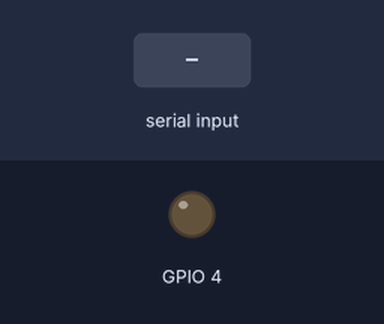
This sketch was run on a simulated ESP32. Parts: output pins drawn as LEDs (lit = HIGH). Inputs (shaded band) come from the test bench. The camera gives no picture; the modem accepts every AT command (registered, SIM ready, sends succeed) and sends nothing else; what the sketch prints to the serial monitor is not drawn.

Above: at 19.5 s.
19.6 s: "+HTTPACTION: 1,200" received over Serial
21.7 s: "ERROR" received over the second serial link
24.7 s: "+HTTPACTION: 1,200" received over the second serial link
26.7 s: "c" received over the second serial link
At 35.6 s:
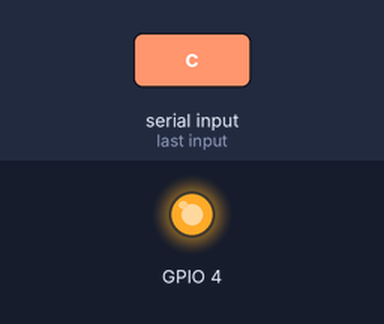
Timing chart, 0 to 36.7 s (numbered marks = the images above; inputs shaded):
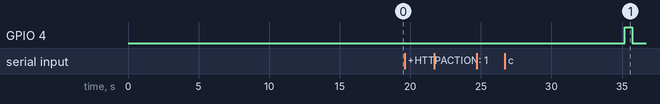

Measured:
- after the input at 19.6 s, every drawn part: stays the same
- after the input at 21.7 s, every drawn part: stays the same
- after the input at 24.7 s, every drawn part: stays the same

The sketch:

test_sim800l.ino
```cpp
#include "esp_camera.h"
#include <HardwareSerial.h>

// --- 1. ตั้งค่าพิน SIM800L ---
#define SIM800_RX_PIN 13
#define SIM800_TX_PIN 14

// --- 2. ตั้งค่า Server (⚠️ ต้องแก้ URL ให้ตรงกับจอดำบนคอมเสมอ!) ---
String serverUrl = "http://meter-test-02.loca.lt/api/upload";

// ตั้งค่า APN
String apn = "internet";

HardwareSerial sim800(1);

// --- 3. ตั้งค่ากล้อง ---
#define PWDN_GPIO_NUM     32
#define RESET_GPIO_NUM    -1
#define XCLK_GPIO_NUM      0
#define SIOD_GPIO_NUM     26
#define SIOC_GPIO_NUM     27
#define Y9_GPIO_NUM       35
#define Y8_GPIO_NUM       34
#define Y7_GPIO_NUM       39
#define Y6_GPIO_NUM       36
#define Y5_GPIO_NUM       21
#define Y4_GPIO_NUM       19
#define Y3_GPIO_NUM       18
#define Y2_GPIO_NUM        5
#define VSYNC_GPIO_NUM    25
#define HREF_GPIO_NUM     23
#define PCLK_GPIO_NUM     22

void setup() {
  Serial.begin(115200);

  // ตั้งค่าไฟแฟลช
  pinMode(4, OUTPUT);
  digitalWrite(4, LOW);

  sim800.begin(115200, SERIAL_8N1, SIM800_RX_PIN, SIM800_TX_PIN);
  delay(1000);

  Serial.println("-----------------------------------");
  Serial.println("Configuring SIM800L...");
  // บังคับความเร็ว 115200
  sim800.println("AT+IPR=115200");
  delay(500);
  sim800.end();
  delay(500);
  sim800.begin(115200, SERIAL_8N1, SIM800_RX_PIN, SIM800_TX_PIN);
  delay(1000);

  sim800.println("ATE0"); // ปิด Echo เพื่อลดขยะ

  // เริ่มต้นกล้อง
  camera_config_t config;
  config.ledc_channel = LEDC_CHANNEL_0;
  config.ledc_timer = LEDC_TIMER_0;
  config.pin_d0 = Y2_GPIO_NUM;
  config.pin_d1 = Y3_GPIO_NUM;
  config.pin_d2 = Y4_GPIO_NUM;
  config.pin_d3 = Y5_GPIO_NUM;
  config.pin_d4 = Y6_GPIO_NUM;
  config.pin_d5 = Y7_GPIO_NUM;
  config.pin_d6 = Y8_GPIO_NUM;
  config.pin_d7 = Y9_GPIO_NUM;
  config.pin_xclk = XCLK_GPIO_NUM;
  config.pin_pclk = PCLK_GPIO_NUM;
  config.pin_vsync = VSYNC_GPIO_NUM;
  config.pin_href = HREF_GPIO_NUM;
  config.pin_sscb_sda = SIOD_GPIO_NUM;
  config.pin_sscb_scl = SIOC_GPIO_NUM;
  config.pin_pwdn = PWDN_GPIO_NUM;
  config.pin_reset = RESET_GPIO_NUM;
  config.xclk_freq_hz = 20000000;
  config.pixel_format = PIXFORMAT_JPEG;

  if(psramFound()){
    // ✅ ใช้ QVGA (320x240) เพื่อให้ไฟล์เล็ก (3-5KB) ส่งผ่านแน่นอน
    config.frame_size = FRAMESIZE_QVGA;
    config.jpeg_quality = 12; // ปรับให้ชัดหน่อยเพราะภาพเล็ก
    config.fb_count = 1;
  } else {
    config.frame_size = FRAMESIZE_QVGA;
    config.jpeg_quality = 12;
    config.fb_count = 1;
  }

  esp_err_t err = esp_camera_init(&config);
  if (err != ESP_OK) {
    Serial.printf("Camera init failed with error 0x%x", err);
    return;
  }
  Serial.println("Camera Ready! 📷");

  // เชื่อมต่อเน็ตครั้งแรก
  initGPRS();
}

void loop() {
  // สั่งถ่ายด้วยการพิมพ์ 'c' ใน Serial Monitor (หรือเปลี่ยนเป็น Timer ก็ได้)
  // แต่แนะนำ Manual Trigger เพื่อทดสอบความเสถียร
  if (Serial.available()) {
    char cmd = Serial.read();
    if (cmd == 'c' || cmd == 'C') {
       Serial.println("\n--- Starting New Round ---");
       while(sim800.available()) sim800.read();

       // รีเซ็ตเน็ตทุกรอบ
       initGPRS();

       Serial.println("\n--- Taking Photo ---");

       // เปิดไฟแฟลช + ถ่ายทิ้ง 1 รูป (แก้ภาพมืด)
       digitalWrite(4, HIGH);
       delay(300);
       camera_fb_t * fb = esp_camera_fb_get();
       esp_camera_fb_return(fb);
       delay(100);

       // ถ่ายจริง
       fb = esp_camera_fb_get();
       digitalWrite(4, LOW);

       if(!fb) {
         Serial.println("Camera capture failed");
         return;
       }
       Serial.printf("Picture taken! Size: %d bytes\n", fb->len);
       sendImageToBackend(fb);
       esp_camera_fb_return(fb);
    }
  }
  delay(100);
}

// --- ฟังก์ชันส่งคำสั่ง AT ---
String sendAT(String command, const int timeout, boolean debug) {
  String response = "";
  sim800.println(command);
  long int time = millis();
  while ((time + timeout) > millis()) {
    while (sim800.available()) {
      char c = sim800.read();
      response += c;
    }
  }
  if (debug) { Serial.print(response); }
  return response;
}

// --- ฟังก์ชันเชื่อมต่อ GPRS (Deep Clean) ---
void initGPRS() {
  Serial.println("Initializing SIM800L...");
  sendAT("AT+CIPSHUT", 1000, true); // ตัดทุกอย่างทิ้งก่อน
  delay(1000);
  sendAT("AT", 1000, true);

  // เช็คซิมและสัญญาณ (แบบย่อ)
  sendAT("AT+CPIN?", 1000, true);
  sendAT("AT+CREG?", 1000, true);
  sendAT("AT+CSQ", 1000, true);

  Serial.println("Connecting to GPRS...");
  sendAT("AT+SAPBR=3,1,\"Contype\",\"GPRS\"", 1000, true);
  sendAT("AT+SAPBR=3,1,\"APN\",\"" + apn + "\"", 1000, true);

  for(int i=0; i<3; i++) {
    sendAT("AT+SAPBR=1,1", 5000, true);
    String ip = sendAT("AT+SAPBR=2,1", 2000, true);
    if(ip.indexOf("\"0.0.0.0\"") == -1 && ip.indexOf("ERROR") == -1) {
       Serial.println("✅ GPRS Online!");
       return;
    }
    sendAT("AT+SAPBR=0,1", 1000, true);
    delay(2000);
  }
}

// --- ฟังก์ชันส่งรูป ---
void sendImageToBackend(camera_fb_t * fb) {
  Serial.println("Starting Upload...");
  sendAT("AT+HTTPTERM", 1000, true);
  while(sim800.available()) sim800.read();

  sendAT("AT+SAPBR=2,1", 2000, true);
  sendAT("AT+HTTPINIT", 1000, true);
  sendAT("AT+HTTPPARA=\"CID\",1", 1000, true);
  sendAT("AT+HTTPPARA=\"URL\",\"" + serverUrl + "\"", 1000, true);

  // Header สำหรับ LocalTunnel
  sendAT("AT+HTTPPARA=\"USERDATA\",\"Bypass-Tunnel-Reminder: true\"", 1000, true);
  sendAT("AT+HTTPPARA=\"CONTENT\",\"multipart/form-data; boundary=myboundary\"", 1000, true);

  String head = "--myboundary\r\nContent-Disposition: form-data; name=\"image\"; filename=\"meter.jpg\"\r\nContent-Type: image/jpeg\r\n\r\n";
  String tail = "\r\n--myboundary--\r\n";
  uint32_t totalLen = head.length() + fb->len + tail.length();

  Serial.printf("Total payload size: %d bytes\n", totalLen);
  sim800.println("AT+HTTPDATA=" + String(totalLen) + ",60000");

  long int startWait = millis();
  boolean readyToUpload = false;
  while(millis() - startWait < 5000) {
    if(sim800.find("DOWNLOAD")) {
      readyToUpload = true;
      break;
    }
  }

  if(!readyToUpload) {
    Serial.println("❌ Error: No DOWNLOAD prompt");
    sendAT("AT+HTTPTERM", 1000, true);
    sendAT("AT+SAPBR=0,1", 1000, true);
    return;
  }

  Serial.println("Writing Data...");
  sim800.print(head);

  int chunkSize = 1024;
  for (size_t i = 0; i < fb->len; i += chunkSize) {
    size_t len = (i + chunkSize < fb->len) ? chunkSize : (fb->len - i);
    sim800.write(fb->buf + i, len);
    delay(50); // ✅ เพิ่ม Delay ตรงนี้ ช่วยให้ส่งผ่านง่ายขึ้น
  }

  sim800.print(tail);
  delay(1000);

  Serial.println("\nPOST Action...");
  String response = sendAT("AT+HTTPACTION=1", 120000, true); // รอ 2 นาที

  if (response.indexOf("+HTTPACTION: 1,200") != -1) {
    Serial.println("\n✅ Upload Success! (Status 200)");
  } else {
    Serial.println("\n❌ Upload Failed!");
  }

  sendAT("AT+HTTPTERM", 1000, true);
  sendAT("AT+SAPBR=0,1", 1000, true);
}
```
